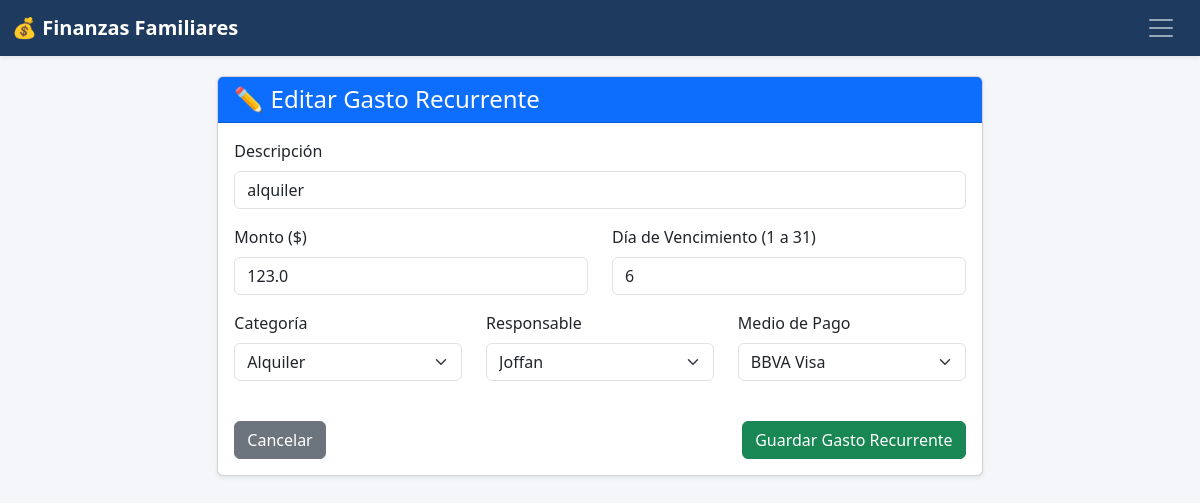
Page /recurrentes/1/editar on the committed database.
### app.py (models this page shows)
class GastoRecurrente(db.Model):
    id = db.Column(db.Integer, primary_key=True)
    descripcion = db.Column(db.String(200), nullable=False)
    categoria = db.Column(db.String(100), nullable=False)
    monto = db.Column(db.Float, nullable=False)
    responsable = db.Column(db.String(100), nullable=False)
    medio_pago = db.Column(db.String(100), nullable=False)
    dia_vencimiento = db.Column(db.Integer, nullable=False)
    activo = db.Column(db.Boolean, default=True)

### app.py (the view, shortened to what this page needs)
@app.route("/recurrentes/<int:id>/editar", methods=["GET", "POST"])
def editar_recurrente(id):
    recurrente = GastoRecurrente.query.get_or_404(id)
    return render_template("recurrente_form.html", recurrente=recurrente, **obtener_opciones())

### templates/recurrente_form.html (shortened to what this page needs)
{% extends "base.html" %}
{% block contenido %}
<div class="row justify-content-center">
    <div class="col-md-8">
        <div class="card shadow-sm">
            <div class="card-header bg-primary text-white">
                <h4 class="mb-0">
                    {{ '✏️ Editar Gasto Recurrente' if recurrente else '➕ Nuevo Gasto Recurrente' }}
                </h4>
            </div>
            <div class="card-body">
                <form method="POST">
                    <div class="mb-3">
                        <label class="form-label font-weight-bold">Descripción</label>
                        <input type="text"
                               name="descripcion"
                               class="form-control"
                               placeholder="Ej: Alquiler, Expensas, Netflix"
                               value="{{ recurrente.descripcion if recurrente else '' }}"
                               required>
                    </div>
                    <div class="row">
                        <div class="col-md-6 mb-3">
                            <label class="form-label">Monto ($)</label>
                            <input type="number"
                                   step="0.01"
                                   name="monto"
                                   class="form-control"
                                   placeholder="0.00"
                                   value="{{ recurrente.monto if recurrente else '' }}"
                                   required>
                        </div>
                        <div class="col-md-6 mb-3">
                            <label class="form-label">Día de Vencimiento (1 a 31)</label>
                            <input type="number"
                                   name="dia_vencimiento"
                                   min="1"
                                   max="31"
                                   class="form-control"
                                   placeholder="Ej: 10"
                                   value="{{ recurrente.dia_vencimiento if recurrente else '' }}"
                                   required>
                        </div>
                    </div>
                    <div class="row">
                        <div class="col-md-4 mb-3">
                            <label class="form-label">Categoría</label>
                            <select name="categoria" class="form-select" required>
                                {% for cat in categorias %}
                                    <option value="{{ cat }}" {{ 'selected' if recurrente and recurrente.categoria == cat else '' }}>
                                        {{ cat }}
                                    </option>
                                {% endfor %}
                            </select>
                        </div>
                        <div class="col-md-4 mb-3">
                            <label class="form-label">Responsable</label>
                            <select name="responsable" class="form-select" required>
                                {% for resp in responsables %}
                                    <option value="{{ resp }}" {{ 'selected' if recurrente and recurrente.responsable == resp else '' }}>
                                        {{ resp }}
                                    </option>
                                {% endfor %}
                            </select>
                        </div>
                        <div class="col-md-4 mb-3">
                            <label class="form-label">Medio de Pago</label>
                            <select name="medio_pago" class="form-select" required>
                                {% for mp in medios_pago %}
                                    <option value="{{ mp }}" {{ 'selected' if recurrente and recurrente.medio_pago == mp else '' }}>
                                        {{ mp }}
                                    </option>
                                {% endfor %}
                            </select>
                        </div>
                    </div>
                    <div class="d-flex justify-content-between mt-4">
                        <a href="{{ url_for('listar_recurrentes') }}" class="btn btn-secondary">
                            Cancelar
                        </a>
                        <button type="submit" class="btn btn-success">
                            Guardar Gasto Recurrente
                        </button>
                    </div>
                </form>
            </div>
        </div>
    </div>
</div>
{% endblock %}

### templates/base.html (style rules this page uses)
body { background-color: #f5f6fa; }

### rows in the picture
GastoRecurrente: descripcion "alquiler", monto "123.0", dia_vencimiento "6"

### other values in the picture
form field categoria "Alquiler"
form field responsable "Joffan"
form field medio_pago "BBVA Visa"
